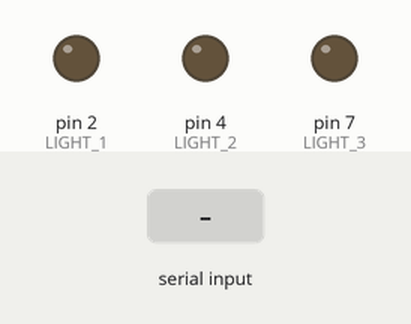
Simulated run of this sketch. Board: Arduino Uno, built with avr-gcc and run on an emulated ATmega328P. Parts: output pins drawn as LEDs (lit = HIGH). Inputs (shaded band) come from the test bench.

Above: at 1.2 s.
1.3 s: "1" received over the second serial link
At 2.3 s:
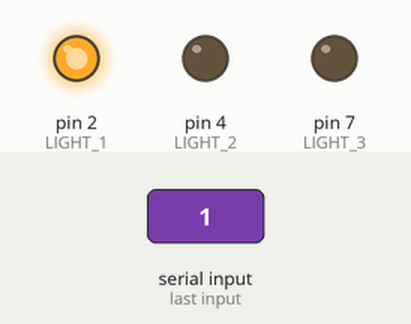
2.8 s: "2" received over the second serial link
At 3.4 s:
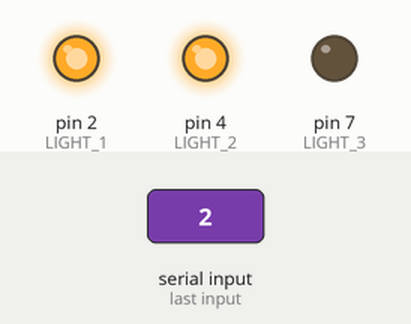
4.3 s: "3" received over the second serial link
At 4.6 s:
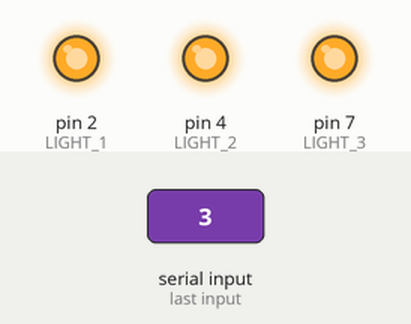
5.8 s: "1" received over the second serial link
At 6.9 s:
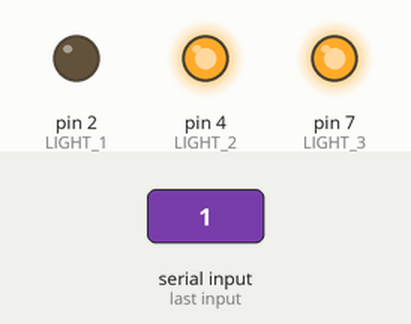
7.3 s: "2" received over the second serial link
At 8.1 s:
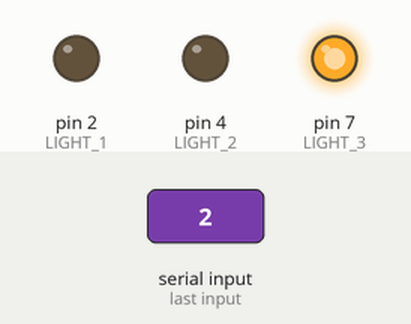
8.8 s: "4" received over the second serial link
At 9.2 s:
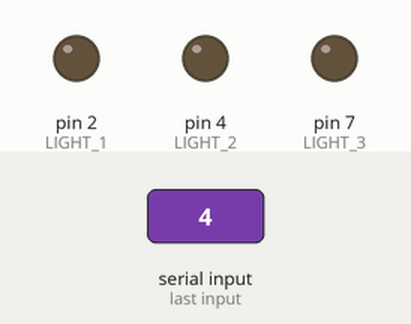
Timing chart, 0 to 11.3 s (numbered marks = the images above; inputs shaded):
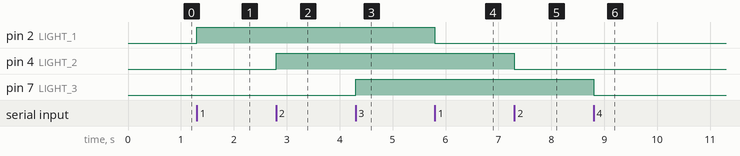

Measured:
- after the input at 1.3 s, pin 2 (LIGHT_1): LOW → HIGH at once
- after the input at 2.8 s, pin 4 (LIGHT_2): LOW → HIGH at once
- after the input at 4.3 s, pin 7 (LIGHT_3): LOW → HIGH at once
- after the input at 5.8 s, pin 2 (LIGHT_1): HIGH → LOW at once
- after the input at 7.3 s, pin 4 (LIGHT_2): HIGH → LOW at once
- after the input at 8.8 s, pin 7 (LIGHT_3): HIGH → LOW at once

The sketch:

bluetooth-arduino.ino
```cpp
#include <SoftwareSerial.h>

SoftwareSerial ModuloBluetooth(10, 11);

int LIGHT_1 = 2;
int LIGHT_2 = 4;
int LIGHT_3 = 7;

void setup() {
  ModuloBluetooth.begin(38400);

  pinMode(LIGHT_1, OUTPUT);
  pinMode(LIGHT_2, OUTPUT);
  pinMode(LIGHT_3, OUTPUT);
}

void loop() {
  if (ModuloBluetooth.available()) {
    char data = ModuloBluetooth.read();

    switch (data) {
      case '1':
        digitalWrite(LIGHT_1, !digitalRead(LIGHT_1));
        break;
      case '2':
        digitalWrite(LIGHT_2, !digitalRead(LIGHT_2));
        break;
      case '3':
        digitalWrite(LIGHT_3, !digitalRead(LIGHT_3));
        break;
      case '4':
        digitalWrite(LIGHT_1, LOW);
        digitalWrite(LIGHT_2, LOW);
        digitalWrite(LIGHT_3, LOW);
        break;
    }
  }
}
```
